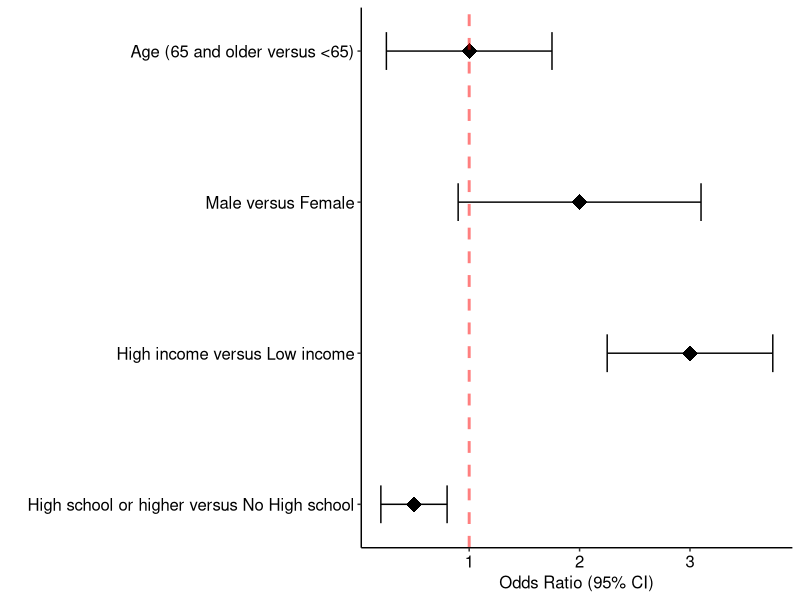

Reproduce this figure in R. (Note: this script raises an error after producing the figure.)
#Forest plots in R
#https://rpubs.com/mbounthavong/forest_plots_r


## Load libraries
library(gridExtra)
library(ggplot2)

library(dplyr)
# library(rcompanion)
# install.packages(rcompanion)

## Example data frame
dat <- data.frame(
  Index = c(1, 2, 3, 4), ## This provides an order to the data
  label = c("Age (65 and older versus <65)", "Male versus Female", "High income versus Low income", "High school or higher versus No High school"),
  OR = c(1.00, 2.00, 3.00, 0.50),
  LL = c(0.25, 0.90, 2.25, 0.2),
  UL = c(1.75, 3.10, 3.75, 0.8),
  CI = c("0.25, 1.75", "0.90, 3.10", "2.25, 3.75", "0.20, 0.80")
)
dat


## Plot forest plot
plot1 <- ggplot(dat, aes(y = Index, x = OR)) +
  geom_point(shape = 18, size = 5) +  
  geom_errorbarh(aes(xmin = LL, xmax = UL), height = 0.25) +
  geom_vline(xintercept = 1, color = "red", linetype = "dashed", cex = 1, alpha = 0.5) +
  scale_y_continuous(name = "", breaks=1:4, labels = dat$label, trans = "reverse") +
  xlab("Odds Ratio (95% CI)") + 
  ylab(" ") + 
  theme_bw() +
  theme(panel.border = element_blank(),
        panel.background = element_blank(),
        panel.grid.major = element_blank(), 
        panel.grid.minor = element_blank(), 
        axis.line = element_line(colour = "black"),
        axis.text.y = element_text(size = 12, colour = "black"),
        axis.text.x.bottom = element_text(size = 12, colour = "black"),
        axis.title.x = element_text(size = 12, colour = "black"))
plot1




# test with my data.

example_forest <- control_metadata_contraints %>%
  group_by(tillage_class) %>%
  summarise(
    mean = mean(yield_gain, na.rm = TRUE),
    lower_ci = t.test(yield_gain, conf.level = 0.95, na.rm = TRUE)$conf.int[1],
    upper_ci = t.test(yield_gain, conf.level = 0.95, na.rm = TRUE)$conf.int[2]
  )



example_forest <- example_forest %>%
  mutate(tillage_class_factor = factor(
    tillage_class,
    levels =
      c("Unmodified", "Other", "Ripping_Mixing", "Ripping", "Mixing" ),
    labels = c("Unmodified", "Other", "Ripping and Mixing", "Ripping", "Mixing" )
  ))

str(example_forest)

plot2 <- example_forest %>% 
  ggplot(aes(y = tillage_class_factor, x = mean)) +
  geom_point(shape = 18, size = 5) +  
  geom_errorbarh(aes(xmin = lower_ci, xmax = upper_ci), height = 0.25) +
  geom_vline(xintercept = 0, color = "red", linetype = "dashed", cex = 1, alpha = 0.5) +
  xlab("Yield gain (95% CI)") + 
  ylab(" ") + 
  theme_bw() +
  theme(panel.border = element_blank(),
        panel.background = element_blank(),
        panel.grid.major = element_blank(), 
        panel.grid.minor = element_blank(), 
        axis.line = element_line(colour = "black"),
        axis.text.y = element_text(size = 12, colour = "black"),
        axis.text.x.bottom = element_text(size = 12, colour = "black"),
        axis.title.x = element_text(size = 12, colour = "black"))
plot2






